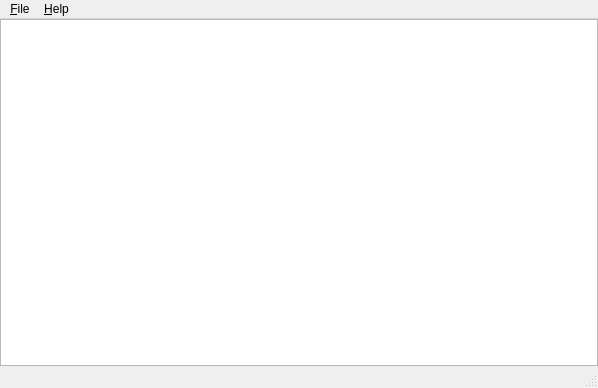
<ui version="4.0" >
 <class>MainWindow</class>
 <widget class="QMainWindow" name="MainWindow" >
  <property name="geometry" >
   <rect>
    <x>0</x>
    <y>0</y>
    <width>598</width>
    <height>388</height>
   </rect>
  </property>
  <property name="windowTitle" >
   <string>MainWindow</string>
  </property>
  <widget class="QWidget" name="centralwidget" >
   <layout class="QVBoxLayout" >
    <property name="leftMargin" >
     <number>0</number>
    </property>
    <property name="topMargin" >
     <number>0</number>
    </property>
    <property name="rightMargin" >
     <number>0</number>
    </property>
    <property name="bottomMargin" >
     <number>0</number>
    </property>
    <item>
     <widget class="QTextEdit" name="textEdit" >
      <property name="font" >
       <font>
        <family>Courier New</family>
        <stylestrategy>NoAntialias</stylestrategy>
       </font>
      </property>
      <property name="lineWrapMode" >
       <enum>QTextEdit::NoWrap</enum>
      </property>
      <property name="acceptRichText" >
       <bool>false</bool>
      </property>
     </widget>
    </item>
   </layout>
  </widget>
  <widget class="QMenuBar" name="menubar" >
   <property name="geometry" >
    <rect>
     <x>0</x>
     <y>0</y>
     <width>598</width>
     <height>25</height>
    </rect>
   </property>
   <widget class="QMenu" name="menu_File" >
    <property name="title" >
     <string>&amp;File</string>
    </property>
    <addaction name="action_Open" />
    <addaction name="separator" />
    <addaction name="action_Quit" />
   </widget>
   <widget class="QMenu" name="menu_Help" >
    <property name="title" >
     <string>&amp;Help</string>
    </property>
    <addaction name="action_Help" />
    <addaction name="action_Seach_Help" />
    <addaction name="actionShow_contents" />
   </widget>
   <addaction name="menu_File" />
   <addaction name="menu_Help" />
  </widget>
  <widget class="QStatusBar" name="statusbar" />
  <action name="action_Quit" >
   <property name="text" >
    <string>&amp;Quit</string>
   </property>
  </action>
  <action name="actionShow_contents" >
   <property name="text" >
    <string>Show &amp;contents</string>
   </property>
  </action>
  <action name="action_Help" >
   <property name="text" >
    <string>&amp;Help</string>
   </property>
   <property name="shortcut" >
    <string>F1</string>
   </property>
  </action>
  <action name="action_Seach_Help" >
   <property name="text" >
    <string>&amp;Search Help</string>
   </property>
   <property name="shortcut" >
    <string>Ctrl+F1</string>
   </property>
  </action>
  <action name="action_Open" >
   <property name="text" >
    <string>&amp;Open...</string>
   </property>
  </action>
 </widget>
 <resources/>
 <connections/>
</ui>
